Frame 1 (no input): blank canvas, image omitted
Frame 60 (no input): blank canvas, image omitted
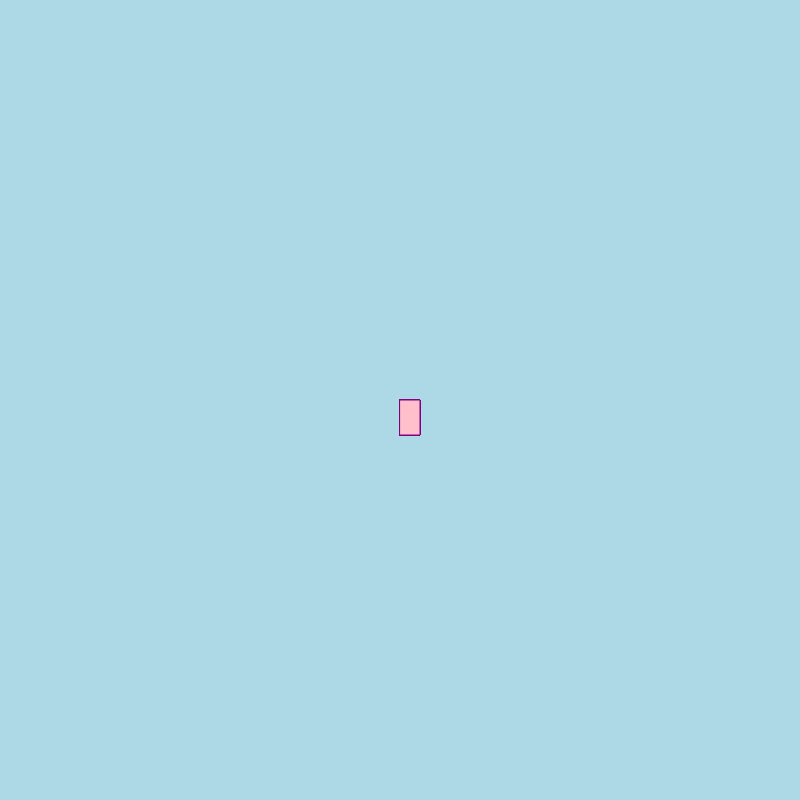
Frame 120 (the mouse pressed at the canvas centre since frame 60)

The p5.js sketch whose frames 1 and 60 were blank and that drew this single picture after the mouse press (run headless with seeded random() and noise() and a simulated clock; from frame 60 on, the mouse is pressed at the canvas centre):

// p5.js sketch
// ── sketch.js
function setup() {
    createCanvas(800, 800);
    background("lightblue");
  }
  
  function draw() {
    stroke("purple");
    fill("pink");
  
    //console.log(mouseIsPressed);
  
    if (mouseIsPressed) {
      rect(mouseX, mouseY, 20, 35);
    }
  }
